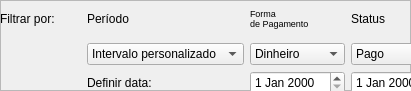
      <widget class="QFrame" name="frame">
       <property name="geometry">
        <rect>
         <x>240</x>
         <y>0</y>
         <width>411</width>
         <height>91</height>
        </rect>
       </property>
       <property name="frameShape">
        <enum>QFrame::StyledPanel</enum>
       </property>
       <property name="frameShadow">
        <enum>QFrame::Raised</enum>
       </property>
       <widget class="QWidget" name="layoutWidget_3">
        <property name="geometry">
         <rect>
          <x>0</x>
          <y>0</y>
          <width>532</width>
          <height>94</height>
         </rect>
        </property>
        <layout class="QGridLayout" name="gridLayout_4">
         <item row="1" column="0">
          <widget class="QLabel" name="label_129">
           <property name="text">
            <string>Filtrar por:</string>
           </property>
          </widget>
         </item>
         <item row="1" column="1">
          <widget class="QLabel" name="label_3">
           <property name="text">
            <string>Período</string>
           </property>
          </widget>
         </item>
         <item row="3" column="1">
          <widget class="QLabel" name="label_130">
           <property name="text">
            <string>Definir data:</string>
           </property>
          </widget>
         </item>
         <item row="2" column="1">
          <widget class="QComboBox" name="comboBox_20">
           <item>
            <property name="text">
             <string>Intervalo personalizado</string>
            </property>
           </item>
           <item>
            <property name="text">
             <string>ano</string>
            </property>
           </item>
           <item>
            <property name="text">
             <string>semestre</string>
            </property>
           </item>
           <item>
            <property name="text">
             <string>trimestre</string>
            </property>
           </item>
           <item>
            <property name="text">
             <string>mês</string>
            </property>
           </item>
           <item>
            <property name="text">
             <string>semana</string>
            </property>
           </item>
           <item>
            <property name="text">
             <string>dia</string>
            </property>
           </item>
          </widget>
         </item>
         <item row="3" column="5">
          <widget class="QDateEdit" name="dateEdit_20"/>
         </item>
         <item row="2" column="4">
          <widget class="QComboBox" name="comboBox_7">
           <item>
            <property name="text">
             <string>Dinheiro</string>
            </property>
           </item>
           <item>
            <property name="text">
             <string>Pix</string>
            </property>
           </item>
           <item>
            <property name="text">
             <string>Débito</string>
            </property>
           </item>
           <item>
            <property name="text">
             <string>Crédito</string>
            </property>
           </item>
          </widget>
         </item>
         <item row="3" column="4">
          <widget class="QDateEdit" name="dateEdit_19"/>
         </item>
         <item row="2" column="5">
          <widget class="QComboBox" name="comboBox_3">
           <item>
            <property name="text">
             <string>Pago</string>
            </property>
           </item>
           <item>
            <property name="text">
             <string>Estornado</string>
            </property>
           </item>
           <item>
            <property name="text">
             <string>Cancelado</string>
            </property>
           </item>
          </widget>
         </item>
         <item row="1" column="5">
          <widget class="QLabel" name="label_11">
           <property name="text">
            <string>Status</string>
           </property>
          </widget>
         </item>
         <item row="1" column="4">
          <widget class="QLabel" name="label_13">
           <property name="font">
            <font>
             <pointsize>7</pointsize>
            </font>
           </property>
           <property name="text">
            <string>Forma 
de Pagamento</string>
           </property>
          </widget>
         </item>
         <item row="3" column="6">
          <widget class="QPushButton" name="pushButton_29">
           <property name="text">
            <string>Pesquisar</string>
           </property>
          </widget>
         </item>
        </layout>
       </widget>
      </widget>
